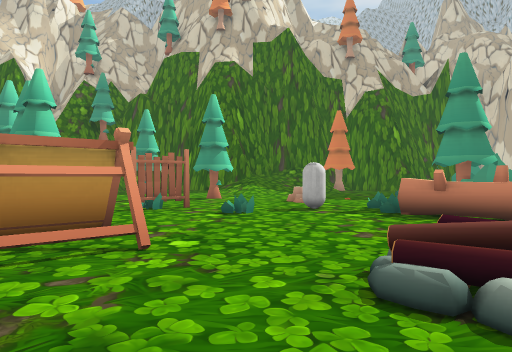
View 1 (above)

24 first-person views from a walk through a scene from a Unity 3-D project. The camera is 1.4 m above the floor, looks level and sees 75° across. The floor is counted in squares, 2 m on a side. Each view is taken from the middle of a square. On the plan, view 1 faces up. The plan holds only what a view shows up to about 10 squares ahead; the rest is blank. The place goes on beyond the plan. The player is left out. Some animated figures are not drawn. Some surface patterns are stand-ins.

View 2
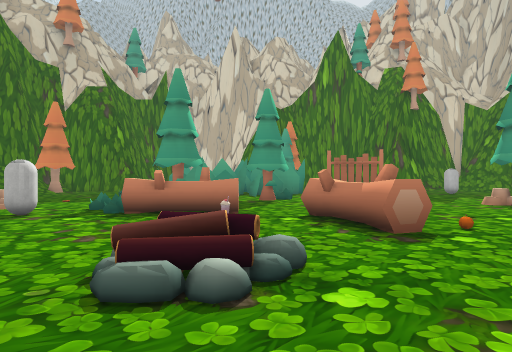

View 3
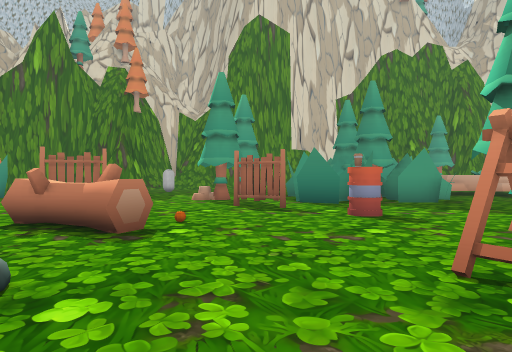

View 4
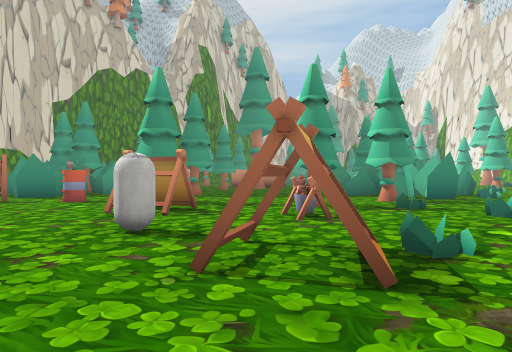

View 5
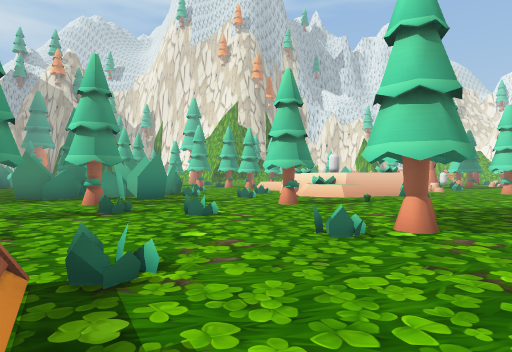

View 6
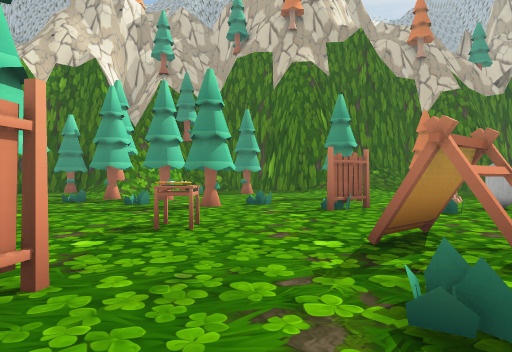

View 7
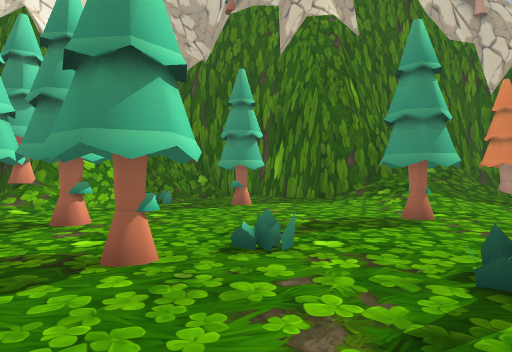

View 8
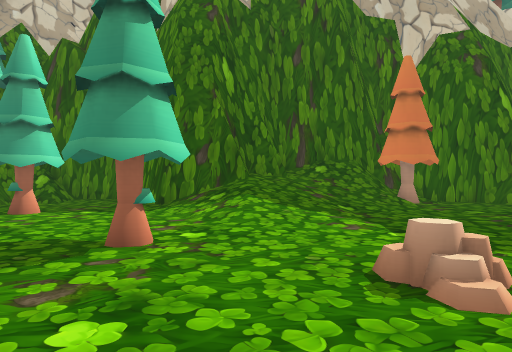

View 9
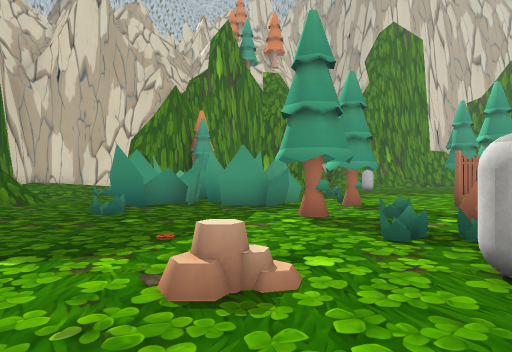

View 10
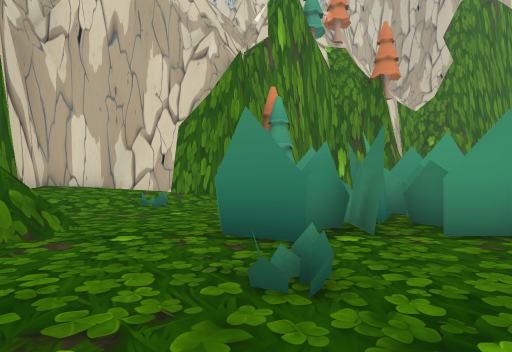

View 11
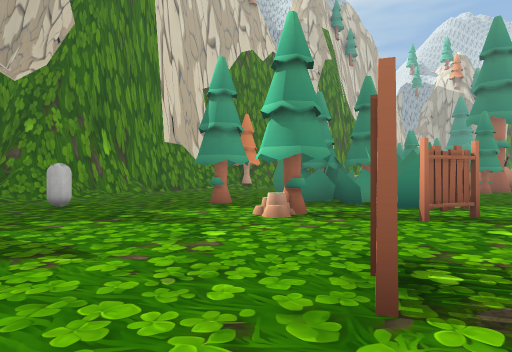

View 12
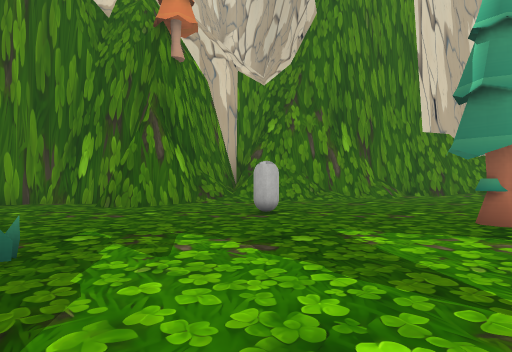

View 13
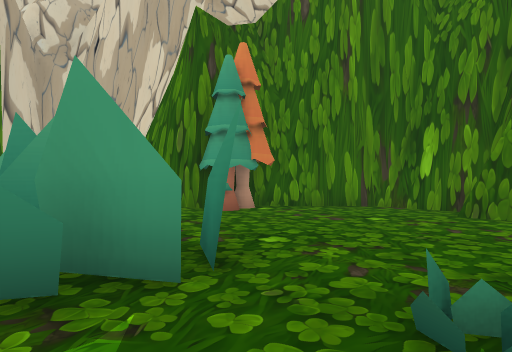

View 14
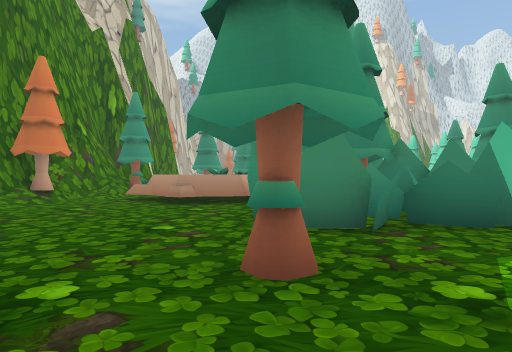

View 15
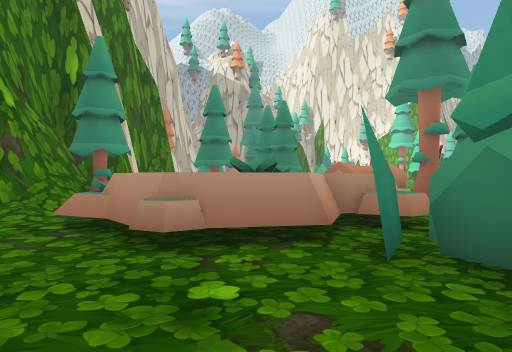

View 16
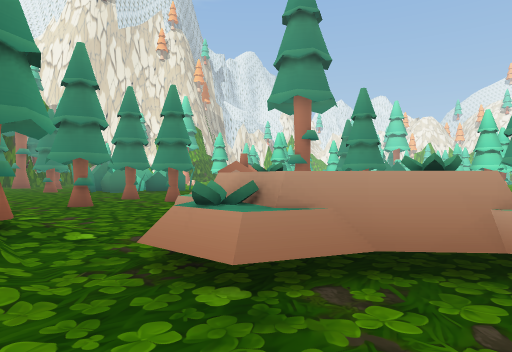

View 17
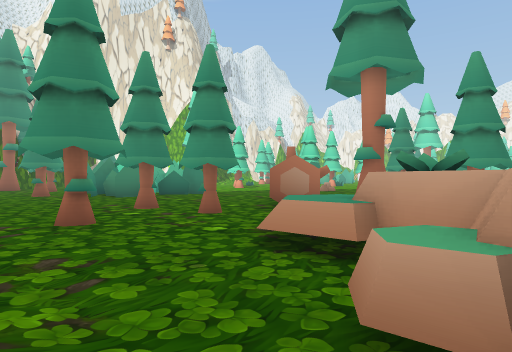

View 18
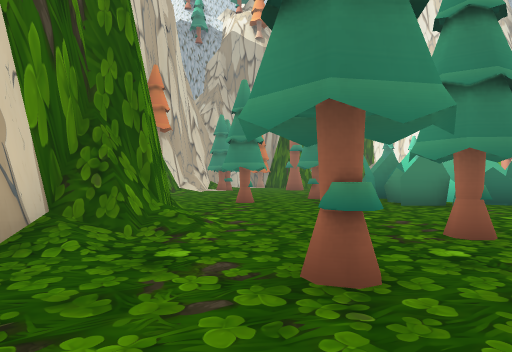

View 19
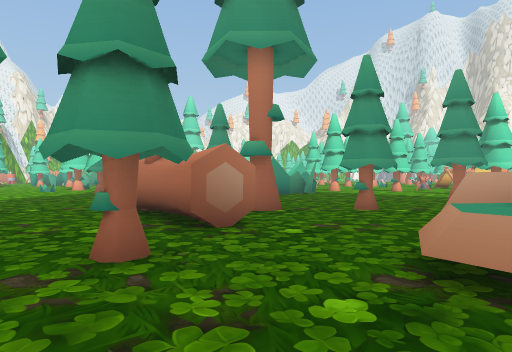

View 20
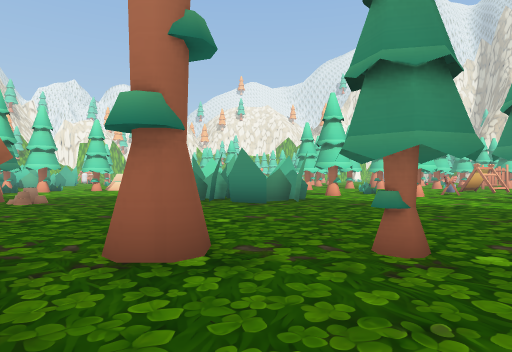

View 21
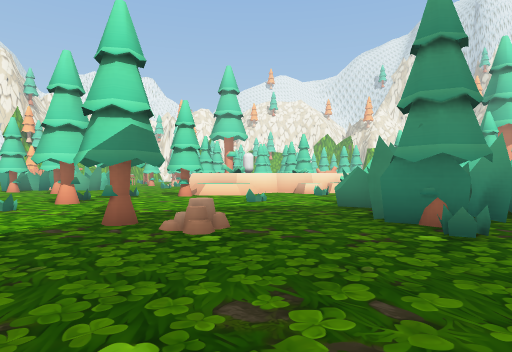

View 22
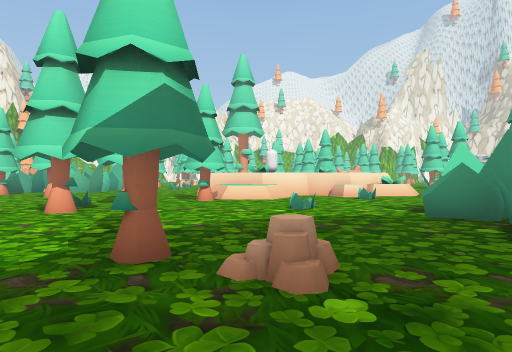

View 23
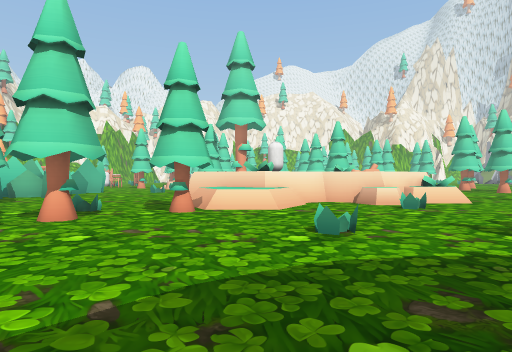

View 24
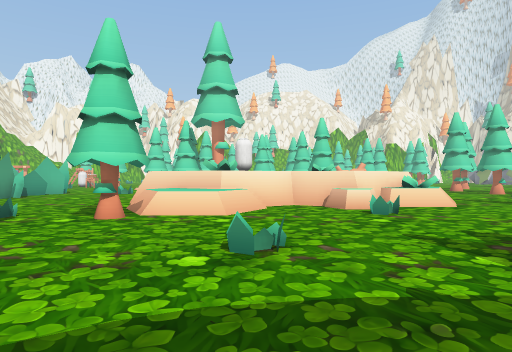

### Floor plan
Key: @ floor where view 1 was taken; # wall or solid block; . main floor; : floor 0.5 m higher than the main floor; / step, stairs or slope; = window, fence, low wall or low ledge; ^ raised ledge; T tree; F fence; C capsule; L log; E tent; A campfire; B barrel; U bucket; G table; O other object.
Columns run from 8 left of view 1 to 19 right of it. Each row starts with its distance up from view 1.
 18                   ###
 17   ####  ######    //##
 16  ##=.## #///T##  ////#
 15  #=...###////.##..///#
 14 # ....//////......O//#
 13 #.O.T..///.........//#
 12 ........//...O.##    ###
 11 T......T.......#### .TT##
 10 TT....TT...O...####.....##
  9 .........O.....#####.....#
  8 .O.TO.O......T.#####.....#
  7 ...T..F..C.O.O.TO.......##
  6 ........O..LL..T...O....###
  5 ...G........L............##
  4  .....E.....O..F.......C..#
  3  TT..EEE.....L.F..........#
  2   .F.O...:A.LL....T.......#
  1   F..........O....T..T.....
  0     ....@.......F..........
 -1    ..EE.C..................
 -2   ...OE...EE..B..####......
 -3  .........E......#####.....
 -4  .TO...UU...T....####....../
 -5 ........TT.......#####...../
 -6 .T...O...T....T.... ##^^#..T
 -7 .......O............^^^ ^//#
 -8 ...T....T...........^ ^^^./#
 -9 .O...............T.. ^^.=.T#
-10 .......#####.....T..##^../T#
-11  ^...     ##..........=...##
-12  ^^...    ##.....#.O......#
-13  ^#....####T......OOOT.T...
-14   #^O...####O....OO..T..../#
-15  ^#.............  ...T.../##
-16   #^...O................./#
-17   #^^.......O.............#
-18  ##^TT.....T..............
-19  #..TT..........  ###......
-20  ...O.T.....      ####..TT.
-21  .....OTTO.         ##T....

Where each view was taken, in squares from view 1:
view 1: 0 up, 0 right, facing up
view 2: 0 up, 0 right, facing up-right
view 3: 0 up, 0 right, facing right
view 4: 1 up, 4 left, facing down-right
view 5: 0 up, 4 left, facing down
view 6: 0 up, 4 left, facing up
view 7: 5 up, 4 left, facing up
view 8: 7 up, 0 right, facing up
view 9: 9 up, 1 left, facing right
view 10: 12 up, 3 right, facing right
view 11: 6 up, 6 right, facing down-right
view 12: 4 up, 8 right, facing right
view 13: 6 up, 9 right, facing up-right
view 14: 3 up, 13 right, facing down
view 15: 2 down, 14 right, facing down
view 16: 5 down, 18 right, facing down-left
view 17: 8 down, 17 right, facing down-left
view 18: 11 down, 16 right, facing down
view 19: 12 down, 16 right, facing left
view 20: 11 down, 12 right, facing left
view 21: 16 down, 8 right, facing left
view 22: 17 down, 6 right, facing left
view 23: 17 down, 3 right, facing left
view 24: 16 down, 2 right, facing left
